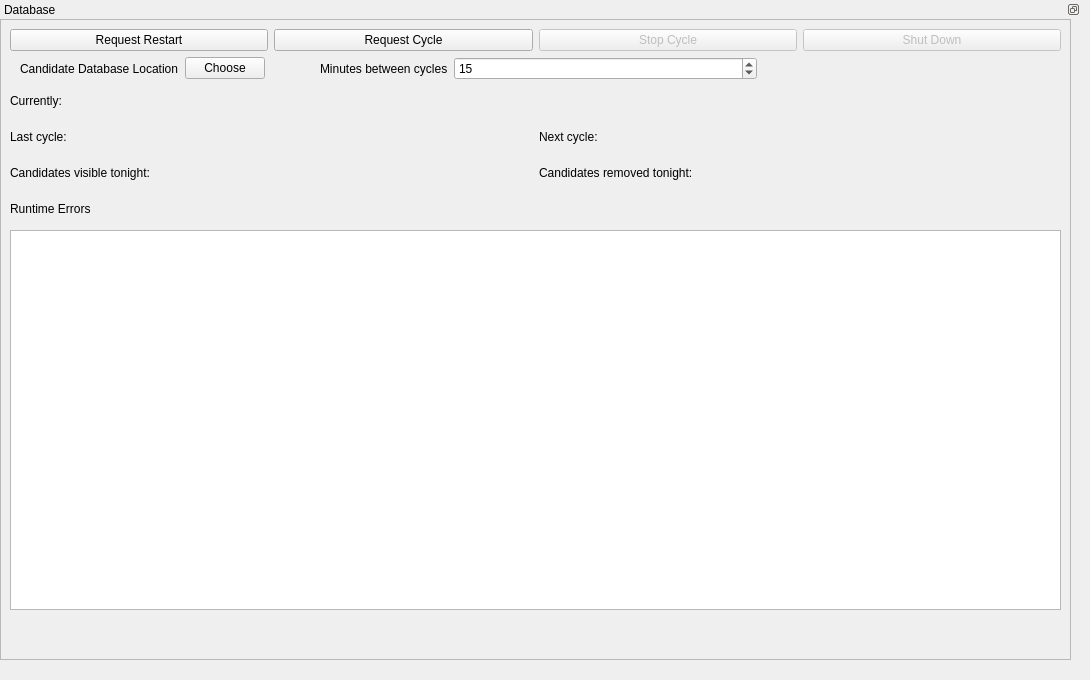
    <widget class="QWidget" name="databaseTab">
     <attribute name="title">
      <string>Database</string>
     </attribute>
     <widget class="QDockWidget" name="dbDock">
      <property name="geometry">
       <rect>
        <x>0</x>
        <y>0</y>
        <width>1081</width>
        <height>671</height>
       </rect>
      </property>
      <property name="sizePolicy">
       <sizepolicy hsizetype="Expanding" vsizetype="Expanding">
        <horstretch>0</horstretch>
        <verstretch>0</verstretch>
       </sizepolicy>
      </property>
      <property name="features">
       <set>QDockWidget::DockWidgetFloatable|QDockWidget::DockWidgetMovable</set>
      </property>
      <property name="windowTitle">
       <string>Database</string>
      </property>
      <widget class="QWidget" name="dbDockContents">
       <widget class="QFrame" name="dbFrame">
        <property name="geometry">
         <rect>
          <x>0</x>
          <y>0</y>
          <width>1071</width>
          <height>641</height>
         </rect>
        </property>
        <property name="sizePolicy">
         <sizepolicy hsizetype="Maximum" vsizetype="Maximum">
          <horstretch>0</horstretch>
          <verstretch>0</verstretch>
         </sizepolicy>
        </property>
        <property name="frameShape">
         <enum>QFrame::StyledPanel</enum>
        </property>
        <property name="frameShadow">
         <enum>QFrame::Raised</enum>
        </property>
        <property name="lineWidth">
         <number>1</number>
        </property>
        <layout class="QVBoxLayout" name="verticalLayout_7">
         <item>
          <layout class="QVBoxLayout" name="verticalLayout_5">
           <item>
            <layout class="QHBoxLayout" name="horizontalLayout_13">
             <item>
              <widget class="QPushButton" name="requestDbRestartButton">
               <property name="text">
                <string>Request Restart</string>
               </property>
              </widget>
             </item>
             <item>
              <widget class="QPushButton" name="requestDbCycleButton">
               <property name="text">
                <string>Request Cycle</string>
               </property>
              </widget>
             </item>
             <item>
              <widget class="QPushButton" name="stopDbCycleButton">
               <property name="enabled">
                <bool>false</bool>
               </property>
               <property name="text">
                <string>Stop Cycle</string>
               </property>
              </widget>
             </item>
             <item>
              <widget class="QPushButton" name="dbShutdownButton">
               <property name="enabled">
                <bool>false</bool>
               </property>
               <property name="text">
                <string>Shut Down</string>
               </property>
              </widget>
             </item>
            </layout>
           </item>
           <item>
            <layout class="QHBoxLayout" name="horizontalLayout_15">
             <item>
              <layout class="QHBoxLayout" name="horizontalLayout_16">
               <property name="leftMargin">
                <number>10</number>
               </property>
               <item>
                <widget class="QLabel" name="label_12">
                 <property name="sizePolicy">
                  <sizepolicy hsizetype="Preferred" vsizetype="Preferred">
                   <horstretch>0</horstretch>
                   <verstretch>0</verstretch>
                  </sizepolicy>
                 </property>
                 <property name="text">
                  <string>Candidate Database Location</string>
                 </property>
                </widget>
               </item>
               <item>
                <widget class="FileSelectionButton" name="databasePathChooseButton">
                 <property name="text">
                  <string>Choose</string>
                 </property>
                </widget>
               </item>
               <item>
                <spacer name="horizontalSpacer_5">
                 <property name="orientation">
                  <enum>Qt::Horizontal</enum>
                 </property>
                 <property name="sizeHint" stdset="0">
                  <size>
                   <width>40</width>
                   <height>20</height>
                  </size>
                 </property>
                </spacer>
               </item>
              </layout>
             </item>
             <item>
              <widget class="QLabel" name="label_13">
               <property name="sizePolicy">
                <sizepolicy hsizetype="Preferred" vsizetype="Preferred">
                 <horstretch>0</horstretch>
                 <verstretch>0</verstretch>
                </sizepolicy>
               </property>
               <property name="text">
                <string>Minutes between cycles</string>
               </property>
              </widget>
             </item>
             <item>
              <widget class="QSpinBox" name="minutesBetweenCyclesSpinBox">
               <property name="sizePolicy">
                <sizepolicy hsizetype="Expanding" vsizetype="Fixed">
                 <horstretch>0</horstretch>
                 <verstretch>0</verstretch>
                </sizepolicy>
               </property>
               <property name="minimum">
                <number>1</number>
               </property>
               <property name="maximum">
                <number>60</number>
               </property>
               <property name="value">
                <number>15</number>
               </property>
              </widget>
             </item>
             <item>
              <spacer name="horizontalSpacer_6">
               <property name="orientation">
                <enum>Qt::Horizontal</enum>
               </property>
               <property name="sizeType">
                <enum>QSizePolicy::Expanding</enum>
               </property>
               <property name="sizeHint" stdset="0">
                <size>
                 <width>40</width>
                 <height>20</height>
                </size>
               </property>
              </spacer>
             </item>
            </layout>
           </item>
          </layout>
         </item>
         <item>
          <widget class="QLabel" name="label_6">
           <property name="minimumSize">
            <size>
             <width>0</width>
             <height>30</height>
            </size>
           </property>
           <property name="text">
            <string>Currently:</string>
           </property>
          </widget>
         </item>
         <item>
          <layout class="QHBoxLayout" name="horizontalLayout_3">
           <property name="sizeConstraint">
            <enum>QLayout::SetDefaultConstraint</enum>
           </property>
           <item>
            <widget class="QLabel" name="label">
             <property name="sizePolicy">
              <sizepolicy hsizetype="Preferred" vsizetype="Minimum">
               <horstretch>0</horstretch>
               <verstretch>0</verstretch>
              </sizepolicy>
             </property>
             <property name="minimumSize">
              <size>
               <width>0</width>
               <height>30</height>
              </size>
             </property>
             <property name="text">
              <string>Last cycle:</string>
             </property>
            </widget>
           </item>
           <item>
            <widget class="QLabel" name="label_2">
             <property name="text">
              <string>Next cycle:</string>
             </property>
            </widget>
           </item>
          </layout>
         </item>
         <item>
          <layout class="QHBoxLayout" name="horizontalLayout_4">
           <item>
            <widget class="QLabel" name="label_4">
             <property name="minimumSize">
              <size>
               <width>0</width>
               <height>30</height>
              </size>
             </property>
             <property name="text">
              <string>Candidates visible tonight:</string>
             </property>
            </widget>
           </item>
           <item>
            <widget class="QLabel" name="label_5">
             <property name="text">
              <string>Candidates removed tonight:</string>
             </property>
            </widget>
           </item>
          </layout>
         </item>
         <item>
          <layout class="QVBoxLayout" name="verticalLayout_2">
           <item>
            <widget class="QLabel" name="label_3">
             <property name="sizePolicy">
              <sizepolicy hsizetype="Preferred" vsizetype="Preferred">
               <horstretch>0</horstretch>
               <verstretch>0</verstretch>
              </sizepolicy>
             </property>
             <property name="minimumSize">
              <size>
               <width>0</width>
               <height>30</height>
              </size>
             </property>
             <property name="text">
              <string>Runtime Errors</string>
             </property>
            </widget>
           </item>
           <item>
            <widget class="QTableView" name="tableView">
             <property name="sizePolicy">
              <sizepolicy hsizetype="Preferred" vsizetype="Expanding">
               <horstretch>0</horstretch>
               <verstretch>0</verstretch>
              </sizepolicy>
             </property>
             <property name="sizeAdjustPolicy">
              <enum>QAbstractScrollArea::AdjustToContents</enum>
             </property>
             <property name="sortingEnabled">
              <bool>true</bool>
             </property>
             <attribute name="verticalHeaderShowSortIndicator" stdset="0">
              <bool>true</bool>
             </attribute>
            </widget>
           </item>
           <item>
            <spacer name="verticalSpacer_2">
             <property name="orientation">
              <enum>Qt::Vertical</enum>
             </property>
             <property name="sizeType">
              <enum>QSizePolicy::Preferred</enum>
             </property>
             <property name="sizeHint" stdset="0">
              <size>
               <width>20</width>
               <height>40</height>
              </size>
             </property>
            </spacer>
           </item>
          </layout>
         </item>
        </layout>
       </widget>
      </widget>
     </widget>
    </widget>
